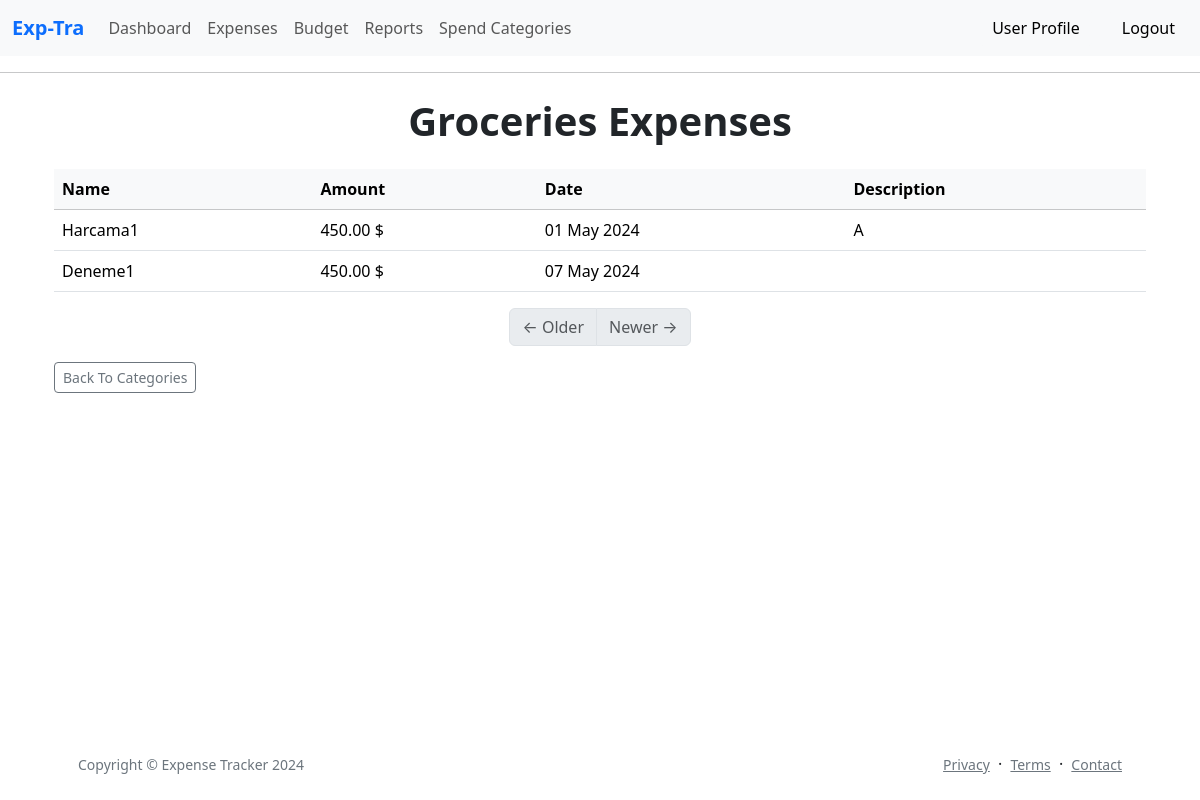
The app's page /category/1/expenses (signed in) with its own data.
### app/models.py (models this page shows, shortened)
class Category(db.Model):
    id: so.Mapped[int] = so.mapped_column(primary_key=True)
    name: so.Mapped[str] = so.mapped_column(sa.String(140))
    expenses = db.relationship('Expense', backref='category', lazy=True)

class Expense(db.Model):
    __tablename__ = 'expenses'
    id: so.Mapped[int] = so.mapped_column(primary_key=True)
    name: so.Mapped[str] = so.mapped_column(sa.String(140))
    amount : so.Mapped[float] = so.mapped_column(sa.Numeric(10, 2), nullable=False)
    category_id : so.Mapped[int] = so.mapped_column(sa.ForeignKey(Category.id),index=True)
    date : so.Mapped[datetime] = so.mapped_column(sa.Date, nullable=False)
    description: so.Mapped[str] = so.mapped_column(sa.Text)
    timestamp: so.Mapped[datetime] = so.mapped_column(
        index=True, default=lambda: datetime.now(timezone.utc))
    user_id: so.Mapped[int] = so.mapped_column(sa.ForeignKey(User.id),
                                               index=True)
    user: so.Mapped[User] = so.relationship(back_populates='expenses')

### app/main/routes.py (the view)
@bp.route('/category/<int:category_id>/expenses')
@login_required
def category_expenses(category_id):
    category = Category.query.get_or_404(category_id)
    expenses = Expense.query.filter_by(user_id=current_user.id, category_id=category_id).all()
    return render_template('category_expenses.html', title='Category Expenses', category=category, expenses=expenses)

### app/models.py (called while the page is built)
@login.user_loader
def load_user(id):
    return db.session.get(User, int(id))

### app/templates/category_expenses.html (shortened to what this page needs)
{% extends "base.html" %}
{% block content %}
<div class="container">
    <h1 class="my-4 fw-bolder text-center">{{ category.name }} Expenses</h1>
    {% if expenses %}
    <div class="table-responsive">
        <table class="table table-hover">
            <thead class="table-light">
                <tr>
                    <th>Name</th>
                    <th>Amount</th>
                    <th>Date</th>
                    <th>Description</th>
                </tr>
            </thead>
            <tbody>
                {% for expense in expenses %}
                <tr>
                    <td>{{ expense.name|capitalize }}</td>
                    <td>{{ expense.amount }}{{ ' $' }}</td>
                    <td>{{ expense.date.strftime('%d %b %Y') }}</td>
                    <td>{{ expense.description|capitalize }}</td>
                </tr>
                {% endfor %}
            </tbody>
        </table>
    </div>
<nav aria-label="Page navigation example">
  <ul class="pagination justify-content-center">
    {% if prev_url %}
      <li class="page-item">
        <a class="page-link" href="{{ prev_url }}">&larr; Older</a>
      </li>
    {% else %}
      <li class="page-item disabled">
        <span class="page-link">&larr; Older</span>
      </li>
    {% endif %}
    {% if next_url %}
      <li class="page-item">
        <a class="page-link" href="{{ next_url }}">Newer &rarr;</a>
      </li>
    {% else %}
      <li class="page-item disabled">
        <span class="page-link">Newer &rarr;</span>
      </li>
    {% endif %}
  </ul>
</nav>
    {% else %}
    <p class="fw-bold text-center">No expenses found 😥</p>
    {% endif %}
    <a href="{{ url_for('main.categories')}}" class="btn btn-outline-secondary btn-sm">Back To Categories</a>
</div>
{% endblock %}

### records on screen
Category: name "Groceries"
Expense: name "Harcama1", amount "450.00", value "$", date "01 May 2024", description "A"
Expense: name "Deneme1", amount "450.00", value "$", date "07 May 2024"
